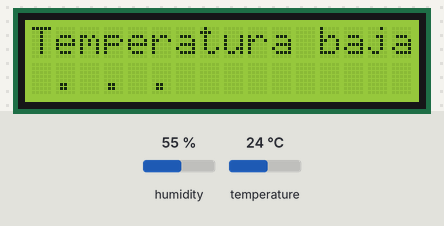
The sketch below on a simulated ESP32. Parts: 16×2 character LCD. The test bench sets the inputs (shaded band); at power-on: temperature 24 °C, humidity 55 %.

Above: at 1.2 s.
1.3 s: temperature set to 33 °C
At 5.5 s:
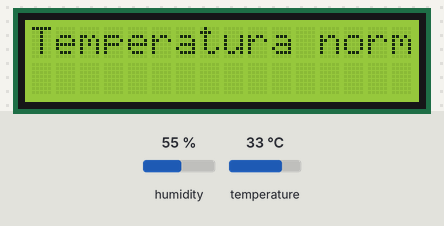
10.8 s: humidity set to 22 %
At 15.8 s:
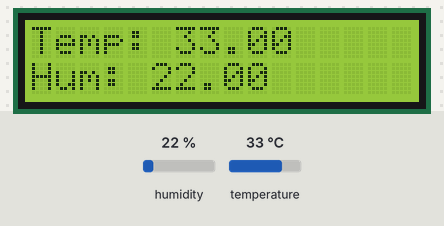
17.9 s: humidity set to 40 %
At 23.6 s:
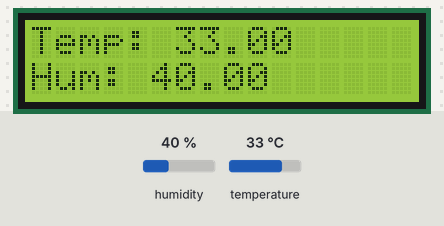
26.0 s: temperature set to 12 °C
At 31.0 s:
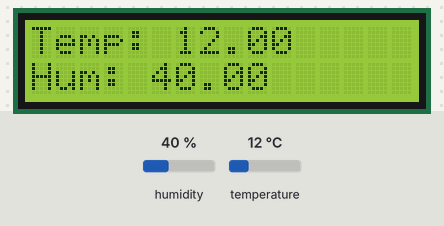
Timing chart, 0 to 32.5 s (numbered marks = the images above; inputs shaded):
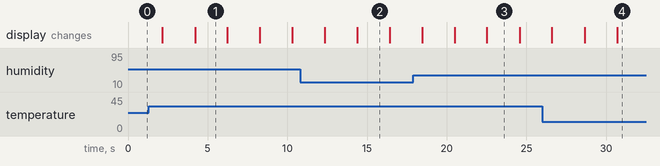

Measured:
- after the input at 1.3 s, the display: first differs from a run without the input after 2.9 s (image 1)
- after the input at 10.8 s, the display: first differs from a run without the input after 3.6 s (image 2)
- after the input at 17.9 s, the display: first differs from a run without the input after 4.6 s (image 3)
- after the input at 26.0 s, the display: first differs from a run without the input after 2.7 s (image 4 shows a later state)
- what the display in image 1 shows lasts 2.0 s, from 4.2 s to 6.2 s

The sketch:

temperatura_con_DHT11_y_LCD.ino
```cpp
#include <LiquidCrystal_I2C.h>
#include <DHT.h>

#define DHT_PIN 4
#define DHT_TYPE DHT11

DHT dht(DHT_PIN, DHT_TYPE);
LiquidCrystal_I2C lcd(0x27, 16, 2);

void setup() {
  Wire.begin(21, 22);
  dht.begin();
  lcd.init();
  lcd.backlight();
}

void loop() {
  float humedad = dht.readHumidity();
  float temperatura = dht.readTemperature();

  if(temperatura<=29){
    lcd.clear();
    lcd.setCursor(0, 0);
    lcd.print("Temperatura baja encendiendo resistencia . . . ");
    delay(2000);
  }else{
    lcd.clear();
    lcd.setCursor(0, 0);
    lcd.print("Temperatura normal . . . ");
    delay(2000);
  }

  lcd.clear();
  lcd.setCursor(0, 0);
  lcd.print("Temp: ");
  lcd.print(temperatura);

  lcd.setCursor(0, 1);
  lcd.print("Hum: ");
  lcd.print(humedad);

  delay(2000);

}
```
